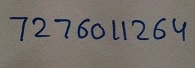
#> input picture Test1.jpg, 195 x 68 px
$ python check.py
#> lines starting #> are read from the running program, lines starting #| are printed output that depends on the picture; after the words box and inside, x2 and y2 are one past the last pixel; in counts of white or black regions, pixels touching at a corner belong together
import numpy as np
import cv2
import os


def checkall(width,height):
	global blackhat
	count =0
	for j in range(height):
		if(blackhat[j][width]!=0):
			count+=1


	if(count==0):
		return False
	else:
		return True

def checkallR(height,start,end):
	global blackhat
	countR =0
	for j in range(start,end):
		if(blackhat[height][j]!=0):
			countR+=1


	if(countR==0):
		return False
	else:
		return True


def finalcontour(height,start,end):
	startR=0
	endR=0
	nextRow=0
	previousR=0
	currentR=0
	flagR= False
	global index
	global blackhat
	for i in range(height):
		result=checkallR(i,start,end)

		if (result==True):
			if (previousR == 0):
				startR= i
				previousR = i
				currentR=i
			elif(currentR !=0 and (currentR == (previousR+1))):
				currentR=i
				previousR+=1
			elif (currentR !=0 and currentR == previousR):
				currentR=i
		else:
			if(previousR !=0):
				endR = i
				flagR=True
				indexName=str(index)+"0.png"
				if((endR-startR)>15):
					print (endR-startR)
					cv2.imwrite(indexName,blackhat[startR-2:endR+2,start-1:end+1])
					index+=1
				previousR=0
			else:
				flagR=False
				continue

img = cv2.imread("Test1.jpg")
#> img is the input picture: shape (68, 195, 3); mean B, G, R 107, 111.8, 117.4
imgGray = cv2.cvtColor(img, cv2.COLOR_BGR2GRAY)       # get grayscale image
imgBlurred = cv2.GaussianBlur(imgGray, (5,5), 0)                    # blur
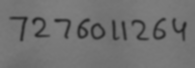
#> imgBlurred: shape (68, 195); min 35, max 128, mean 113
                                                        # filter image from grayscale to black and white
imgThresh = cv2.adaptiveThreshold(imgBlurred,                           # input image
                                      255,                                  # make pixels that pass the threshold full white
                                      cv2.ADAPTIVE_THRESH_GAUSSIAN_C,       # use gaussian rather than mean, seems to give better results
                                      cv2.THRESH_BINARY_INV,                # invert so foreground will be white, background will be black
                                      11,                                   # size of a pixel neighborhood used to calculate threshold value
                                      4)
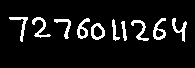
#> imgThresh: shape (68, 195); 8.3% white; 10 white regions, largest, box (x1, y1, x2, y2) and area: (153, 18, 166, 40) 132, (32, 17, 51, 38) 131, (77, 18, 90, 39) 122

kernel = cv2.getStructuringElement(cv2.MORPH_RECT,(2,2))
blackhat1 = cv2.morphologyEx(imgThresh,cv2.MORPH_OPEN,kernel)
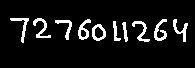
#> blackhat1: shape (68, 195); 8.3% white; 10 white regions, largest, box (x1, y1, x2, y2) and area: (154, 19, 167, 41) 131, (33, 18, 51, 38) 128, (78, 19, 91, 40) 122
blackhat = cv2.erode(blackhat1,kernel,iterations = 1)
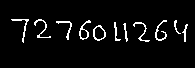
#> blackhat: shape (68, 195); 4.8% white in thin lines or dots, all inside (x1, y1, x2, y2) = (11, 19, 188, 43)
cv2.imwrite("show.png",blackhat)
height,width,_ = img.shape
#> height = 68; width = 195
count=0
countRow=0
countColomn=0
start=0
end=0
nextRow=0
previous=0
current=0
flag= False
index=0

for i in range(width):
	result=checkall(i,height)

	if (result==True):
		if (previous == 0):
			start= i
			previous = i
			current=i
		elif(current !=0 and (current == (previous+1))):
			current=i
			previous+=1
		elif (current !=0 and current == previous):
			current=i
	else:
		if(previous !=0):
			end = i
			flag=True
#			cv2.imwrite(indexName,blackhat[0:width,start:end])
			finalcontour(height,start,end)
			previous=0
		else:
			flag=False
			continue
#> after the loop, current = 187; end = 188; previous = 0; start = 182

$ run again, with Test2.jpg copied over Test1.jpg
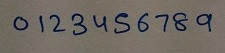
#> input picture Test2.jpg, 225 x 53 px
#> img is the input picture: shape (53, 225, 3); mean B, G, R 99.1, 105.5, 111.9
#> `imgThresh = cv2.adaptiveThreshold(imgBlurred,`:
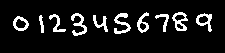
#> imgThresh: shape (53, 225); 9.7% white in thin lines or dots, all inside (x1, y1, x2, y2) = (13, 12, 212, 36)
#> blackhat1: shape (53, 225); 9.6% white; 10 white regions, largest, box (x1, y1, x2, y2) and area: (115, 14, 132, 35) 159, (72, 14, 88, 37) 153, (173, 13, 189, 32) 143
#> `blackhat = cv2.erode(blackhat1,kernel,iterations = 1)`:
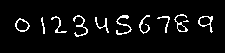
#> blackhat: shape (53, 225); 5.4% white in thin lines or dots, all inside (x1, y1, x2, y2) = (15, 14, 213, 37)

$ run again, with Test3.jpg copied over Test1.jpg
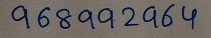
#> input picture Test3.jpg, 211 x 38 px
#> img is the input picture: shape (38, 211, 3); mean B, G, R 100.1, 102.9, 107.7
#> `imgThresh = cv2.adaptiveThreshold(imgBlurred,`:
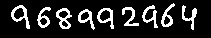
#> imgThresh: shape (38, 211); 15.4% white in thin lines or dots, all inside (x1, y1, x2, y2) = (11, 3, 197, 30)
#> blackhat1: shape (38, 211); 15.3% white in thin lines or dots, all inside (x1, y1, x2, y2) = (12, 5, 198, 31)
#> `blackhat = cv2.erode(blackhat1,kernel,iterations = 1)`:
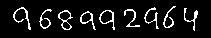
#> blackhat: shape (38, 211); 8.5% white in thin lines or dots, all inside (x1, y1, x2, y2) = (13, 6, 198, 31)

$ run again, with Test4.jpg copied over Test1.jpg
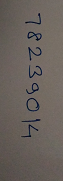
#> input picture Test4.jpg, 64 x 182 px
#> img is the input picture: shape (182, 64, 3); mean B, G, R 95.3, 100.6, 108
#> `imgThresh = cv2.adaptiveThreshold(imgBlurred,`:
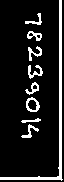
#> imgThresh: shape (182, 64); 11.5% white; 9 white regions, largest, box (x1, y1, x2, y2) and area: (0, 0, 63, 181) 725, (26, 97, 40, 112) 96, (28, 65, 43, 79) 94
#> blackhat1: shape (182, 64); 11.4% white; 10 white regions, largest, box (x1, y1, x2, y2) and area: (0, 0, 63, 181) 729, (27, 98, 41, 113) 96, (29, 66, 44, 79) 92
#> `blackhat = cv2.erode(blackhat1,kernel,iterations = 1)`:
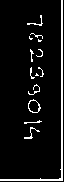
#> blackhat: shape (182, 64); 6.8% white in thin lines or dots
